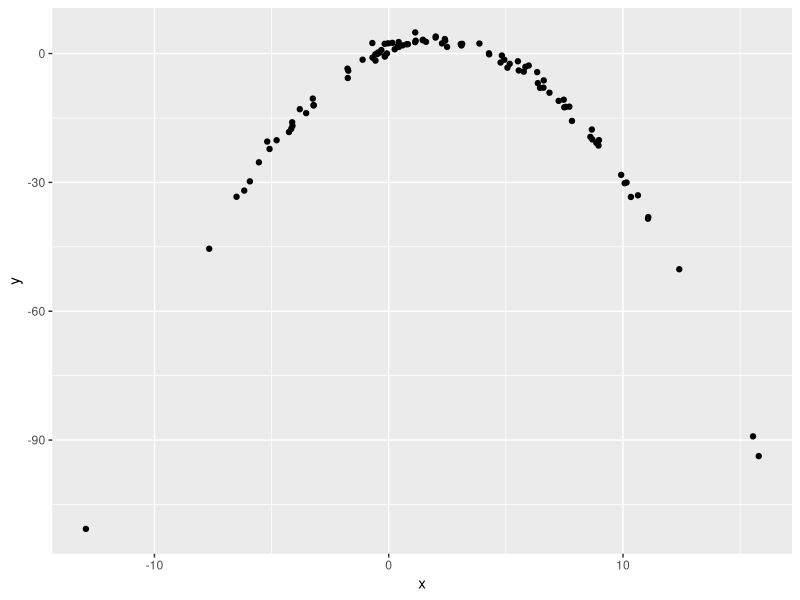

Source code (R):
## ---- chunk 1
library(tidyverse)

df = tibble(
  x = rnorm(100, 2, 5),
  y = 1 + 2 * x - .5 * x ^ 2 + rnorm(100)
)

df |> 
  ggplot(aes(x = x, y = y)) +
  geom_point()

